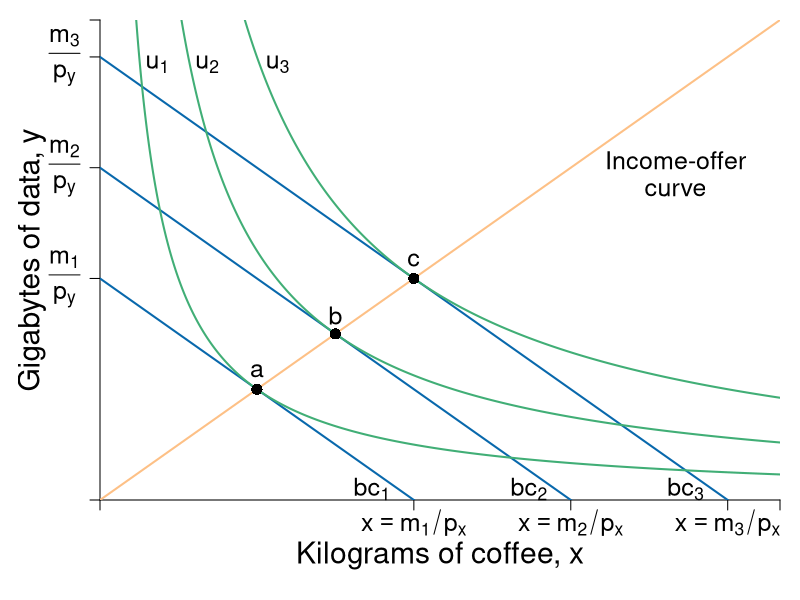

Generate this figure with R:
require(shape)
pdf(file = "indmarketdemand/budget_incomechange_offercurve_cd.pdf", width = 9, height = 7)

#Set parameters for graphics
pointsize <- 1.8
axislabelsize <- 1.8
labelsize <- 1.5
namesize <- 1.8
annotatesize <- 1.5
graphlinewidth <- 2
segmentlinewidth <- 1.5


COL <- c("#7fc97f", "#beaed4", "#fdc086", "#ffff99", "#386cb0", "#f0027f", "#bf5b17", "#666666")
COLA <- c("#99d8c9","#66c2a4","#41ae76", "#238b45", "#005824")
COLB <- c("#4eb3d3", "#2b8cbe", "#0868ac","#084081")


#Edited the margins to cater for the larger LHS labels
par(mar =  c(5, 5, 1, 1))

uA <- function(x, y, alpha = 0.5){
  (x^alpha)*(y^(1-alpha))
}

bcA <- function(x, w = 20, p = 2) {
  w - p*x
}


xlims <- c(0, 13)
ylims <- c(0, 13)

npts <- 501 
x <- seq(xlims[1], xlims[2], length.out = npts)
y <- seq(ylims[1], ylims[2], length.out = npts) 
a <- c(3, 4.5, 6)

plot(0, 0, xlim = xlims, ylim = ylims, type = "n",
     xlab = expression(paste("")),
     ylab = expression(paste("")), 
     xaxt = "n", 
     yaxt = "n", 
     cex.lab = axislabelsize, 
     bty = "n",
     xaxs="i", 
     yaxs="i")

# ticksy <- seq(from = 0, to = ylims[2], by = 2)
# ylabels <- seq(from = 0, to = ylims[2], by = 2)
# ticksx <- seq(from = 0, to = xlims[2], by = 2)
# xlabels <- seq(from = 0, to = xlims[2], by = 2)
ticksy <- c(0, 6, 9, 12, ylims[2])
ylabels <- c(NA, expression(paste(frac(m[1],p[y]) )), expression(paste(frac(m[2],p[y]) )), expression(paste(frac(m[3],p[y]) )), NA)
ticksx <- c(0, 6, 9, 12, xlims[2])
xlabels <- c(NA, expression(paste(x == m[1]/p[x])), expression(paste(x == m[2]/p[x])), expression(paste(x == m[3]/p[x])), NA)

axis(1, at = ticksx, pos = 0, labels = xlabels, cex.axis = labelsize)
axis(2, at = ticksy, pos = 0, labels = ylabels, las = 1, cex.axis = labelsize)

npts <- 500 
xx1 <- seq(xlims[1], xlims[2], length.out = npts)

lines(xx1, bcA(xx1, w = 12, p = 1), col = COLB[3], lwd = graphlinewidth)
lines(xx1, bcA(xx1, w = 6, p = 1), col = COLB[3], lwd = graphlinewidth)
lines(xx1, bcA(xx1, w = 9, p = 1), col = COLB[3], lwd = graphlinewidth)
#lines(xx1, indiffA1(xx1, uA = 20, rmax = 2.5, xmax = 10), col = COLB[4], lwd = graphlinewidth)
abline(0, 1, col=COL[3], lwd=graphlinewidth)

#Label Axes
#mtext(expression(paste("Kilograms of coffee, ", x)), side=1, line = 2.5, cex = axislabelsize)
text(-1.3, 0.5*ylims[2], expression(paste("Gigabytes of data, ", y)), xpd = TRUE, cex = axislabelsize, srt = 90) 
text(0.5*xlims[2], -1.5, expression(paste("Kilograms of coffee, ", x)), xpd = TRUE, cex = axislabelsize) 

#Label the budget curve functions for the HG, Aisha
text(5.2, .3, expression(bc[1]), cex = annotatesize)
text(8.2, .3, expression(bc[2]), cex = annotatesize)
text(11.2, .3, expression(bc[3]), cex = annotatesize)

text(11, 9.2, expression(paste("Income-offer")), cex = labelsize)
text(11, 8.4, expression(paste("curve")), cex = labelsize)

#adding iso-welfare functions:

#Label the iso-welfare functions for the HG, Aisha
text(1.1, 11.8, expression(u[1]), cex = annotatesize)
text(2.05, 11.8, expression(u[2]), cex = annotatesize)
text(3.4, 11.8, expression(u[3]), cex = annotatesize)
#text(6.6, 8.3, expression(u[4]^A))

contour(x, y, 
        outer(x, y, uA),
        drawlabels = FALSE,
        col = COLA[3],
        lwd = graphlinewidth,
        levels = a, 
        xaxs="i", 
        yaxs="i", 
        add = TRUE)

points(3, 3, pch = 16, col = "black", cex = 1.5)
text(3, 3.5, expression(a), cex = annotatesize)
points(4.5, 4.5, pch = 16, col = "black", cex = 1.5)
text(4.5, 5, expression(b), cex = annotatesize)
points(6, 6, pch = 16, col = "black", cex = 1.5)
text(6, 6.5, expression(c), cex = annotatesize)


dev.off()
